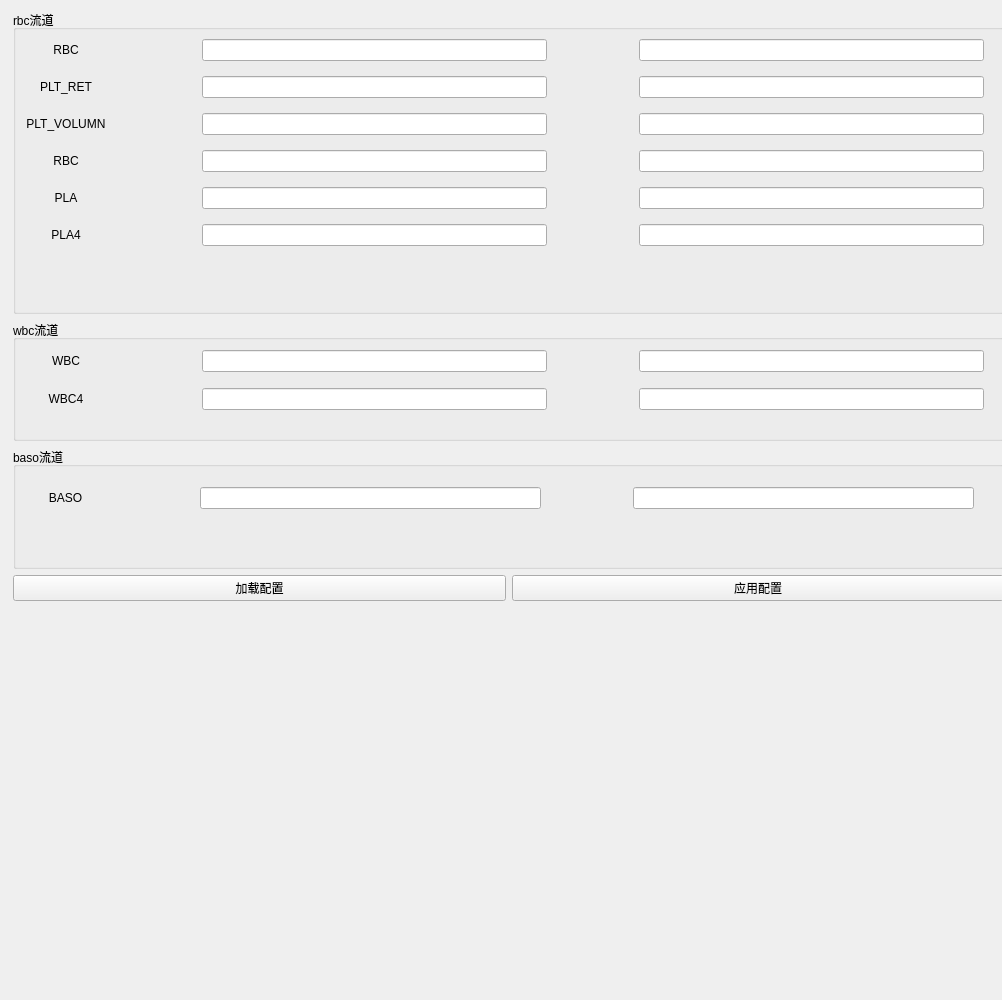
       <widget class="QWidget" name="scrollAreaWidgetContents_2">
        <property name="geometry">
         <rect>
          <x>0</x>
          <y>0</y>
          <width>1002</width>
          <height>1000</height>
         </rect>
        </property>
        <property name="minimumSize">
         <size>
          <width>1000</width>
          <height>1000</height>
         </size>
        </property>
        <widget class="QWidget" name="layoutWidget_9">
         <property name="geometry">
          <rect>
           <x>13</x>
           <y>10</y>
           <width>991</width>
           <height>591</height>
          </rect>
         </property>
         <layout class="QVBoxLayout" name="verticalLayout_6">
          <item>
           <layout class="QVBoxLayout" name="verticalLayout_7" stretch="5,2,2">
            <item>
             <widget class="QGroupBox" name="groupBox_4">
              <property name="title">
               <string>rbc流道</string>
              </property>
              <widget class="QWidget" name="layoutWidget_10">
               <property name="geometry">
                <rect>
                 <x>10</x>
                 <y>20</y>
                 <width>961</width>
                 <height>231</height>
                </rect>
               </property>
               <layout class="QVBoxLayout" name="verticalLayout_8">
                <item>
                 <layout class="QHBoxLayout" name="horizontalLayout_11" stretch="1,1,4,1,4">
                  <item>
                   <widget class="QLabel" name="label_10">
                    <property name="text">
                     <string>RBC</string>
                    </property>
                    <property name="alignment">
                     <set>Qt::AlignCenter</set>
                    </property>
                   </widget>
                  </item>
                  <item>
                   <spacer name="horizontalSpacer_19">
                    <property name="orientation">
                     <enum>Qt::Horizontal</enum>
                    </property>
                    <property name="sizeHint" stdset="0">
                     <size>
                      <width>40</width>
                      <height>20</height>
                     </size>
                    </property>
                   </spacer>
                  </item>
                  <item>
                   <widget class="QLineEdit" name="lineEdit_19"/>
                  </item>
                  <item>
                   <spacer name="horizontalSpacer_20">
                    <property name="orientation">
                     <enum>Qt::Horizontal</enum>
                    </property>
                    <property name="sizeHint" stdset="0">
                     <size>
                      <width>40</width>
                      <height>20</height>
                     </size>
                    </property>
                   </spacer>
                  </item>
                  <item>
                   <widget class="QLineEdit" name="lineEdit_20"/>
                  </item>
                 </layout>
                </item>
                <item>
                 <layout class="QHBoxLayout" name="horizontalLayout_12" stretch="1,1,4,1,4">
                  <item>
                   <widget class="QLabel" name="label_11">
                    <property name="text">
                     <string>PLT_RET</string>
                    </property>
                    <property name="alignment">
                     <set>Qt::AlignCenter</set>
                    </property>
                   </widget>
                  </item>
                  <item>
                   <spacer name="horizontalSpacer_21">
                    <property name="orientation">
                     <enum>Qt::Horizontal</enum>
                    </property>
                    <property name="sizeHint" stdset="0">
                     <size>
                      <width>40</width>
                      <height>20</height>
                     </size>
                    </property>
                   </spacer>
                  </item>
                  <item>
                   <widget class="QLineEdit" name="lineEdit_21"/>
                  </item>
                  <item>
                   <spacer name="horizontalSpacer_22">
                    <property name="orientation">
                     <enum>Qt::Horizontal</enum>
                    </property>
                    <property name="sizeHint" stdset="0">
                     <size>
                      <width>40</width>
                      <height>20</height>
                     </size>
                    </property>
                   </spacer>
                  </item>
                  <item>
                   <widget class="QLineEdit" name="lineEdit_22"/>
                  </item>
                 </layout>
                </item>
                <item>
                 <layout class="QHBoxLayout" name="horizontalLayout_13" stretch="1,1,4,1,4">
                  <item>
                   <widget class="QLabel" name="label_12">
                    <property name="text">
                     <string>PLT_VOLUMN</string>
                    </property>
                    <property name="alignment">
                     <set>Qt::AlignCenter</set>
                    </property>
                   </widget>
                  </item>
                  <item>
                   <spacer name="horizontalSpacer_23">
                    <property name="orientation">
                     <enum>Qt::Horizontal</enum>
                    </property>
                    <property name="sizeHint" stdset="0">
                     <size>
                      <width>40</width>
                      <height>20</height>
                     </size>
                    </property>
                   </spacer>
                  </item>
                  <item>
                   <widget class="QLineEdit" name="lineEdit_23"/>
                  </item>
                  <item>
                   <spacer name="horizontalSpacer_24">
                    <property name="orientation">
                     <enum>Qt::Horizontal</enum>
                    </property>
                    <property name="sizeHint" stdset="0">
                     <size>
                      <width>40</width>
                      <height>20</height>
                     </size>
                    </property>
                   </spacer>
                  </item>
                  <item>
                   <widget class="QLineEdit" name="lineEdit_24"/>
                  </item>
                 </layout>
                </item>
                <item>
                 <layout class="QHBoxLayout" name="horizontalLayout_14" stretch="1,1,4,1,4">
                  <item>
                   <widget class="QLabel" name="label_13">
                    <property name="text">
                     <string>RBC</string>
                    </property>
                    <property name="alignment">
                     <set>Qt::AlignCenter</set>
                    </property>
                   </widget>
                  </item>
                  <item>
                   <spacer name="horizontalSpacer_25">
                    <property name="orientation">
                     <enum>Qt::Horizontal</enum>
                    </property>
                    <property name="sizeHint" stdset="0">
                     <size>
                      <width>40</width>
                      <height>20</height>
                     </size>
                    </property>
                   </spacer>
                  </item>
                  <item>
                   <widget class="QLineEdit" name="lineEdit_25"/>
                  </item>
                  <item>
                   <spacer name="horizontalSpacer_26">
                    <property name="orientation">
                     <enum>Qt::Horizontal</enum>
                    </property>
                    <property name="sizeHint" stdset="0">
                     <size>
                      <width>40</width>
                      <height>20</height>
                     </size>
                    </property>
                   </spacer>
                  </item>
                  <item>
                   <widget class="QLineEdit" name="lineEdit_26"/>
                  </item>
                 </layout>
                </item>
                <item>
                 <layout class="QHBoxLayout" name="horizontalLayout_15" stretch="1,1,4,1,4">
                  <item>
                   <widget class="QLabel" name="label_14">
                    <property name="text">
                     <string>PLA</string>
                    </property>
                    <property name="alignment">
                     <set>Qt::AlignCenter</set>
                    </property>
                   </widget>
                  </item>
                  <item>
                   <spacer name="horizontalSpacer_27">
                    <property name="orientation">
                     <enum>Qt::Horizontal</enum>
                    </property>
                    <property name="sizeHint" stdset="0">
                     <size>
                      <width>40</width>
                      <height>20</height>
                     </size>
                    </property>
                   </spacer>
                  </item>
                  <item>
                   <widget class="QLineEdit" name="lineEdit_27"/>
                  </item>
                  <item>
                   <spacer name="horizontalSpacer_28">
                    <property name="orientation">
                     <enum>Qt::Horizontal</enum>
                    </property>
                    <property name="sizeHint" stdset="0">
                     <size>
                      <width>40</width>
                      <height>20</height>
                     </size>
                    </property>
                   </spacer>
                  </item>
                  <item>
                   <widget class="QLineEdit" name="lineEdit_28"/>
                  </item>
                 </layout>
                </item>
                <item>
                 <layout class="QHBoxLayout" name="horizontalLayout_16" stretch="1,1,4,1,4">
                  <item>
                   <widget class="QLabel" name="label_15">
                    <property name="text">
                     <string>PLA4</string>
                    </property>
                    <property name="alignment">
                     <set>Qt::AlignCenter</set>
                    </property>
                   </widget>
                  </item>
                  <item>
                   <spacer name="horizontalSpacer_29">
                    <property name="orientation">
                     <enum>Qt::Horizontal</enum>
                    </property>
                    <property name="sizeHint" stdset="0">
                     <size>
                      <width>40</width>
                      <height>20</height>
                     </size>
                    </property>
                   </spacer>
                  </item>
                  <item>
                   <widget class="QLineEdit" name="lineEdit_29"/>
                  </item>
                  <item>
                   <spacer name="horizontalSpacer_30">
                    <property name="orientation">
                     <enum>Qt::Horizontal</enum>
                    </property>
                    <property name="sizeHint" stdset="0">
                     <size>
                      <width>40</width>
                      <height>20</height>
                     </size>
                    </property>
                   </spacer>
                  </item>
                  <item>
                   <widget class="QLineEdit" name="lineEdit_30"/>
                  </item>
                 </layout>
                </item>
               </layout>
              </widget>
             </widget>
            </item>
            <item>
             <widget class="QGroupBox" name="groupBox_5">
              <property name="title">
               <string>wbc流道</string>
              </property>
              <widget class="QWidget" name="layoutWidget_11">
               <property name="geometry">
                <rect>
                 <x>10</x>
                 <y>20</y>
                 <width>961</width>
                 <height>81</height>
                </rect>
               </property>
               <layout class="QVBoxLayout" name="verticalLayout_9">
                <item>
                 <layout class="QHBoxLayout" name="horizontalLayout_17" stretch="1,1,4,1,4">
                  <item>
                   <widget class="QLabel" name="label_16">
                    <property name="text">
                     <string>WBC</string>
                    </property>
                    <property name="alignment">
                     <set>Qt::AlignCenter</set>
                    </property>
                   </widget>
                  </item>
                  <item>
                   <spacer name="horizontalSpacer_31">
                    <property name="orientation">
                     <enum>Qt::Horizontal</enum>
                    </property>
                    <property name="sizeHint" stdset="0">
                     <size>
                      <width>40</width>
                      <height>20</height>
                     </size>
                    </property>
                   </spacer>
                  </item>
                  <item>
                   <widget class="QLineEdit" name="lineEdit_31"/>
                  </item>
                  <item>
                   <spacer name="horizontalSpacer_32">
                    <property name="orientation">
                     <enum>Qt::Horizontal</enum>
                    </property>
                    <property name="sizeHint" stdset="0">
                     <size>
                      <width>40</width>
                      <height>20</height>
                     </size>
                    </property>
                   </spacer>
                  </item>
                  <item>
                   <widget class="QLineEdit" name="lineEdit_32"/>
                  </item>
                 </layout>
                </item>
                <item>
                 <layout class="QHBoxLayout" name="horizontalLayout_18" stretch="1,1,4,1,4">
                  <item>
                   <widget class="QLabel" name="label_17">
                    <property name="text">
                     <string>WBC4</string>
                    </property>
                    <property name="alignment">
                     <set>Qt::AlignCenter</set>
                    </property>
                   </widget>
                  </item>
                  <item>
                   <spacer name="horizontalSpacer_33">
                    <property name="orientation">
                     <enum>Qt::Horizontal</enum>
                    </property>
                    <property name="sizeHint" stdset="0">
                     <size>
                      <width>40</width>
                      <height>20</height>
                     </size>
                    </property>
                   </spacer>
                  </item>
                  <item>
                   <widget class="QLineEdit" name="lineEdit_33"/>
                  </item>
                  <item>
                   <spacer name="horizontalSpacer_34">
                    <property name="orientation">
                     <enum>Qt::Horizontal</enum>
                    </property>
                    <property name="sizeHint" stdset="0">
                     <size>
                      <width>40</width>
                      <height>20</height>
                     </size>
                    </property>
                   </spacer>
                  </item>
                  <item>
                   <widget class="QLineEdit" name="lineEdit_34"/>
                  </item>
                 </layout>
                </item>
               </layout>
              </widget>
             </widget>
            </item>
            <item>
             <widget class="QGroupBox" name="groupBox_6">
              <property name="title">
               <string>baso流道</string>
              </property>
              <widget class="QWidget" name="layoutWidget_12">
               <property name="geometry">
                <rect>
                 <x>10</x>
                 <y>40</y>
                 <width>951</width>
                 <height>22</height>
                </rect>
               </property>
               <layout class="QHBoxLayout" name="horizontalLayout_19" stretch="1,1,4,1,4">
                <item>
                 <widget class="QLabel" name="label_18">
                  <property name="text">
                   <string>BASO</string>
                  </property>
                  <property name="alignment">
                   <set>Qt::AlignCenter</set>
                  </property>
                 </widget>
                </item>
                <item>
                 <spacer name="horizontalSpacer_35">
                  <property name="orientation">
                   <enum>Qt::Horizontal</enum>
                  </property>
                  <property name="sizeHint" stdset="0">
                   <size>
                    <width>40</width>
                    <height>20</height>
                   </size>
                  </property>
                 </spacer>
                </item>
                <item>
                 <widget class="QLineEdit" name="lineEdit_35"/>
                </item>
                <item>
                 <spacer name="horizontalSpacer_36">
                  <property name="orientation">
                   <enum>Qt::Horizontal</enum>
                  </property>
                  <property name="sizeHint" stdset="0">
                   <size>
                    <width>40</width>
                    <height>20</height>
                   </size>
                  </property>
                 </spacer>
                </item>
                <item>
                 <widget class="QLineEdit" name="lineEdit_36"/>
                </item>
               </layout>
              </widget>
             </widget>
            </item>
           </layout>
          </item>
          <item>
           <layout class="QHBoxLayout" name="horizontalLayout_20">
            <item>
             <widget class="QPushButton" name="pushButton_3">
              <property name="text">
               <string>加载配置</string>
              </property>
             </widget>
            </item>
            <item>
             <widget class="QPushButton" name="pushButton_4">
              <property name="text">
               <string>应用配置</string>
              </property>
             </widget>
            </item>
           </layout>
          </item>
         </layout>
        </widget>
       </widget>
